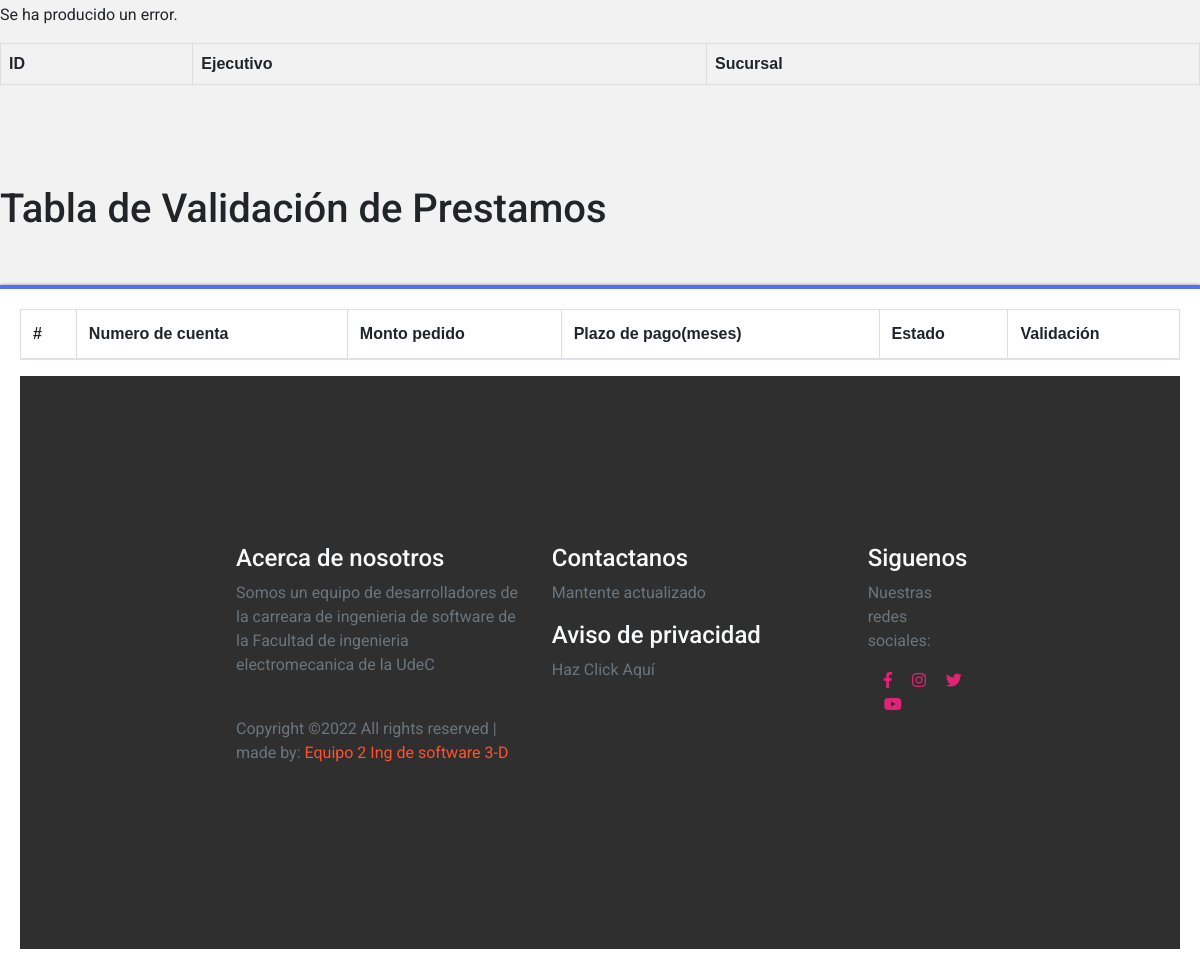
Page /vistas/adminUser.view.php (lower part) on the earlier database version.
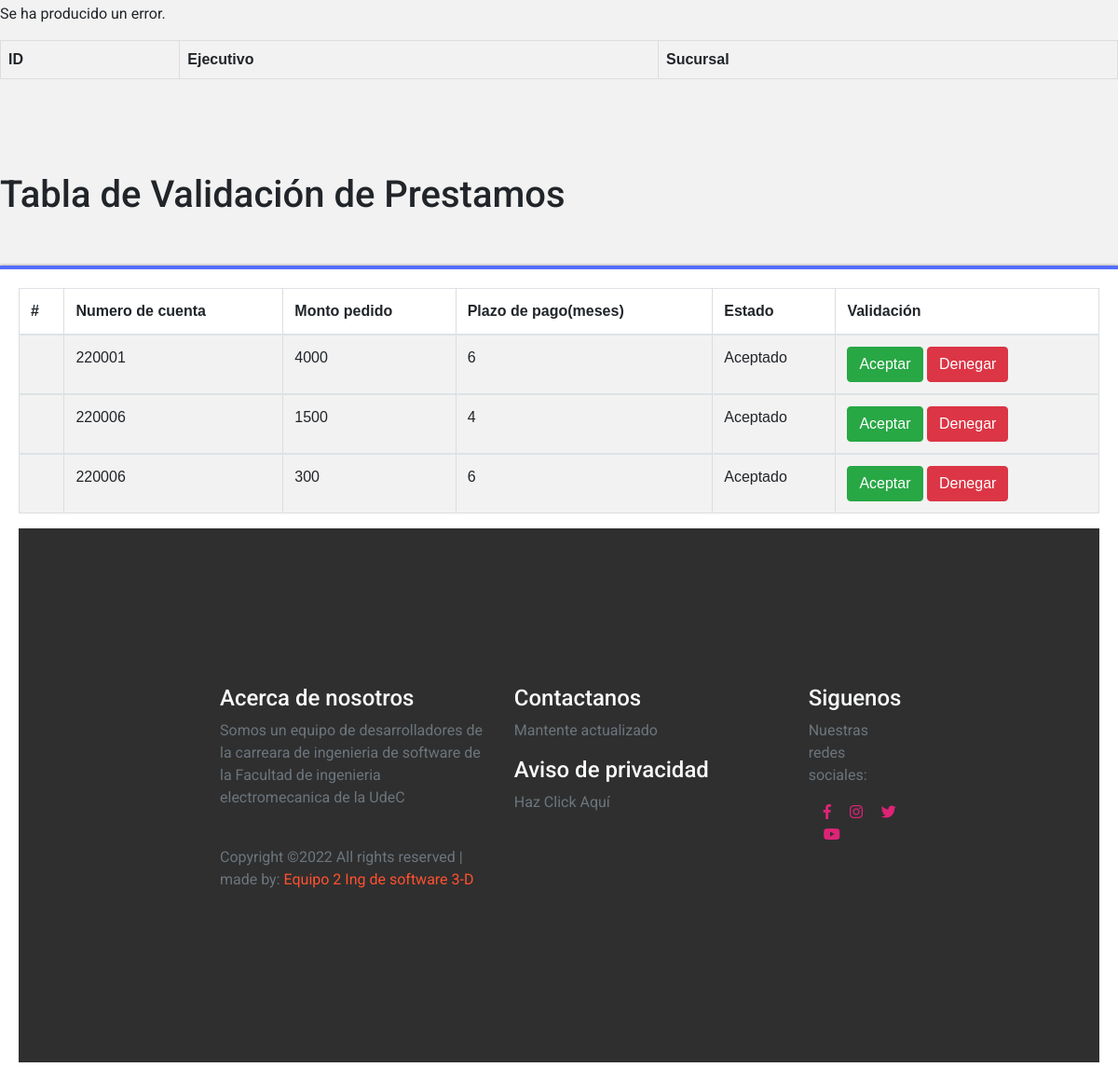
Same page on the later database version.
### tables this page shows
CREATE TABLE `prestamos` (
  `id` int(11) NOT NULL,
  `NoCli` int(50) NOT NULL,
  `dinero` int(20) NOT NULL,
  `meses` int(3) NOT NULL,
  `status` varchar(50) NOT NULL
);

### vistas/adminUser.view.php (the view, shortened to what this page needs)
<!DOCTYPE html>
<html lang="en">
<head>
  <link rel="stylesheet" href="https://stackpath.bootstrapcdn.com/bootstrap/4.3.1/css/bootstrap.min.css"
 />
  <link rel="stylesheet" href="https://use.fontawesome.com/releases/v5.7.2/css/all.css"
>
  <link rel="stylesheet" href="https://cdn.jsdelivr.net/npm/bootstrap-icons@1.9.1/font/bootstrap-icons.css">
  <link rel="stylesheet" href="./Style.css" />
  <link rel="stylesheet" href="./mobile-style.css">
</head>
<body>
	<div class="contenedor">
			<br>
		<main>
			<div class="error_box" id="error_box">
				<p>Se ha producido un error.</p>
			</div>
			<table id="tabla" class="tabla">
				<tr>
					<th>ID</th>
					<th>Ejecutivo</th>
					<th>Sucursal</th>
				</tr>
			</table>
		</main>
	</div>
<?php
$conexion=mysqli_connect('localhost','root','','unibank');
?>
  <h1>Tabla de Validación de Prestamos</h1><br>
  <form method="POST" action="./amortizacion/respuestasPrestamos/aceptar.php">
  <table class="table table-striped table-hover">
  <thead>
    <tr>
      <th scope="col">#</th>
      <th scope="col">Numero de cuenta</th>
      <th scope="col">Monto pedido</th>
      <th scope="col">Plazo de pago(meses)</th>
      <th scope="col">Estado</th>
      <th scope="ccol">Validación</th>
    </tr>
  </thead>
  <?php
  $sql="SELECT * FROM prestamos ";
  $result=mysqli_query($conexion,$sql);
  while($mostrar=mysqli_fetch_array($result)){
  ?>
  <tbody>
    <tr>
      <th scope="row"></th>
      <td><?php echo $mostrar['NoCli'] ?></td>
      <td><?php echo $mostrar['dinero'] ?></td>
      <td><?php echo $mostrar['meses'] ?></td>
      <td><?php echo $mostrar['status'] ?></td>
      <td><a class="btn btn-success" href="./amortizacion/respuestasPrestamos/aceptar.php?id=<?=$mostrar['id']?>" role="button">Aceptar</a>
      <a class="btn btn-danger" href="./amortizacion/respuestasPrestamos/denegar.php?id=<?=$mostrar['id']?>" role="button">Denegar</a></td>
    </tr>
  <?php
  }
  ?>
  </table>
<?php
require './vistas/footer.php';
?>
</body>
</html>

Differences in the rows shown:
added prestamos: NoCli "220001", dinero "4000", meses "6", status "Aceptado"
added prestamos: NoCli "220006", dinero "1500", meses "4", status "Aceptado"
added prestamos: NoCli "220006", dinero "300", meses "6", status "Aceptado"
